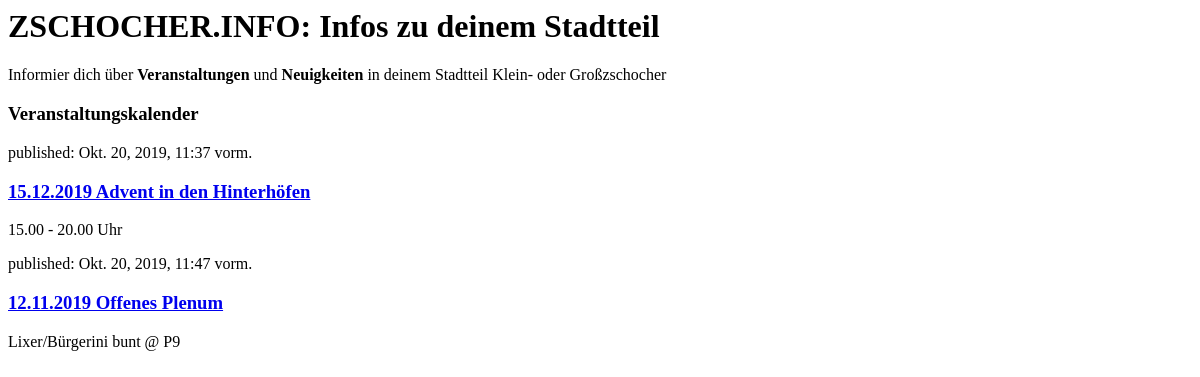
Before: / with the older database file.
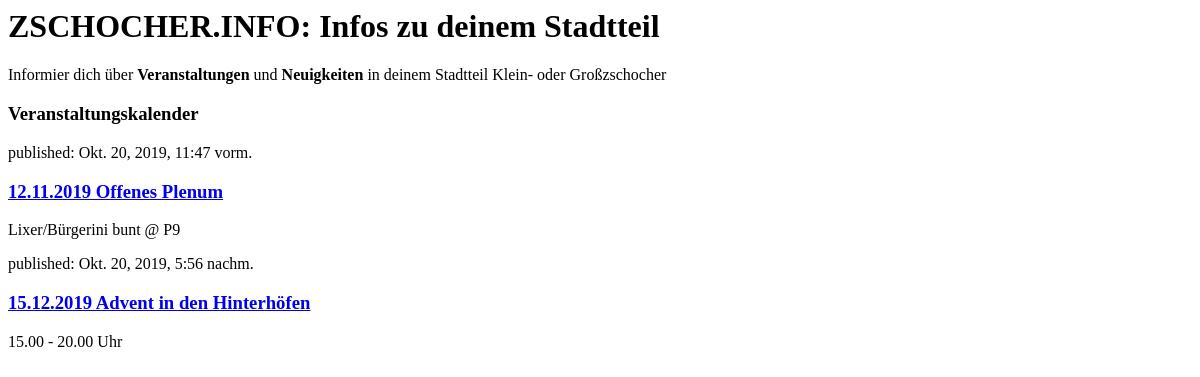
After: the same page with the newer database file.
### blog/models.py (models this page shows, shortened)
class Post(models.Model):
    author = models.ForeignKey(settings.AUTH_USER_MODEL, on_delete=models.CASCADE)
    title = models.CharField(max_length=200)
    text = models.TextField()
    created_date = models.DateTimeField(default=timezone.now)
    published_date = models.DateTimeField(blank=True, null=True)

### blog/views.py (the view)
# urls.py: path('', views.post_list, name='post_list'),
def post_list(request):
    posts = Post.objects.filter(published_date__lte=timezone.now()).order_by('published_date')
    return render(request, 'blog/post_list.html', {'posts':posts})

### blog/templates/blog/post_list.html (shortened to what this page needs)
<html>
    <head>
        </head>
    <body>
        <h1><strong>ZSCHOCHER.INFO: Infos zu deinem Stadtteil</strong></h1>
        <p>Informier dich über <strong>Veranstaltungen</strong> und <strong>Neuigkeiten</strong> in deinem Stadtteil Klein- oder Großzschocher</p>
<div>
    <h3>Veranstaltungskalender</h3>
</div>
{% for post in posts %}
<div>
    <p>published: {{ post.published_date }}</p>
    <h3><a href=" ">{{ post.title }}</a></h3>
    <p> {{ post.text|linebreaksbr }}</p>
</div>
{% endfor %}
    </body>
</html>

Changed rows visible on the page:
shown differently, row unchanged: Post "12.11.2019 Offenes Plenum": moves up the list
changed Post "15.00 - 20.00 Uhr": published_date "Okt. 20, 2019, 11:37 vorm." → "Okt. 20, 2019, 5:56 nachm."
